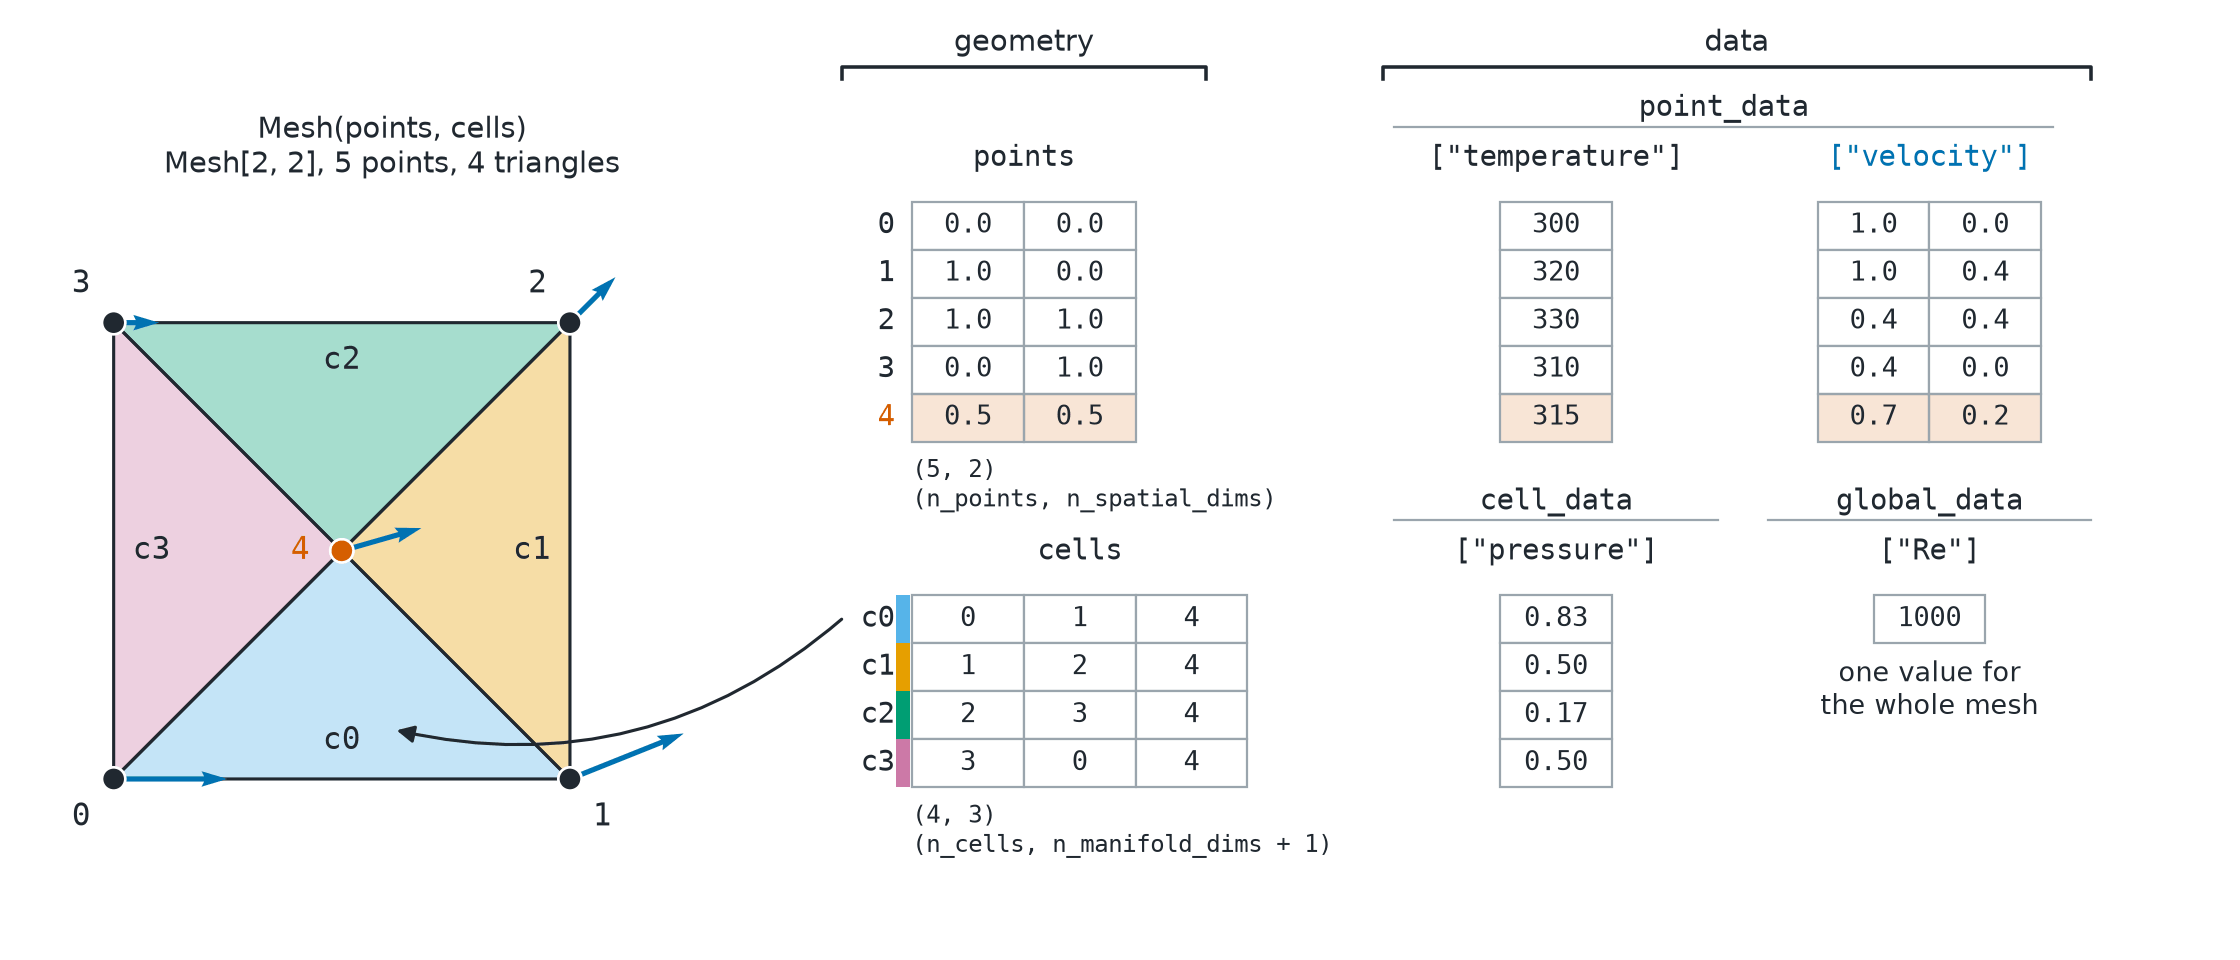

Generate this figure with Python:
# SPDX-FileCopyrightText: Copyright (c) 2023 - 2026 NVIDIA CORPORATION & AFFILIATES.
# SPDX-FileCopyrightText: All rights reserved.
# SPDX-License-Identifier: Apache-2.0
#
# Licensed under the Apache License, Version 2.0 (the "License");
# you may not use this file except in compliance with the License.
# You may obtain a copy of the License at
#
# http://www.apache.org/licenses/LICENSE-2.0
#
# Unless required by applicable law or agreed to in writing, software
# distributed under the License is distributed on an "AS IS" BASIS,
# WITHOUT WARRANTIES OR CONDITIONS OF ANY KIND, either express or implied.
# See the License for the specific language governing permissions and
# limitations under the License.

"""Draw a five-point mesh beside the tensors that store it: geometry and data."""

from pathlib import Path

import matplotlib.pyplot as plt
import torch
from _style import (
    EDGE,
    FIXED,
    FOURTH,
    RESULT,
    SECOND,
    SECOND_FILL,
    TEXT,
    clean_axis,
    save,
)
from matplotlib.collections import PolyCollection
from matplotlib.colors import to_rgba
from matplotlib.patches import ConnectionPatch, Rectangle

from physicsnemo.mesh import Mesh

OUTPUT = Path(__file__).parent / "mesh_data_model.png"

MONO = {"family": "DejaVu Sans Mono"}
CELL_COLORS = [SECOND_FILL, FOURTH, FIXED, "#cc79a7"]  # Okabe-Ito, one per triangle
ROW = 0.5  # table row height, in table-axis units
COL = 0.95  # table column width


def _build():
    """A unit square split into four triangles around its center, with data."""

    points = torch.tensor([[0.0, 0.0], [1.0, 0.0], [1.0, 1.0], [0.0, 1.0], [0.5, 0.5]])
    cells = torch.tensor([[0, 1, 4], [1, 2, 4], [2, 3, 4], [3, 0, 4]])
    mesh = Mesh(points=points, cells=cells)
    x, y = mesh.points.unbind(-1)
    mesh.point_data["temperature"] = 300.0 + 20.0 * x + 10.0 * y
    mesh.point_data["velocity"] = torch.stack([1.0 - 0.6 * y, 0.4 * x], dim=-1)
    mesh.cell_data["pressure"] = 1.0 - mesh.cell_centroids[:, 1]
    mesh.global_data["Re"] = torch.tensor(1000.0)
    return mesh


def _table(axis, x, y, values, fmt, header, color=TEXT, row_colors=None, mark=None):
    """Draw a tensor as a grid of boxes. ``(x, y)`` is the top-left corner."""

    values = values.reshape(values.shape[0], -1)
    n_rows, n_cols = values.shape
    axis.text(
        x + n_cols * COL / 2,
        y + 0.3,
        header,
        ha="center",
        va="bottom",
        color=color,
        **MONO,
    )
    for i in range(n_rows):
        top = y - i * ROW
        if row_colors is not None:
            axis.add_patch(
                Rectangle((x - 0.14, top - ROW), 0.12, ROW, color=row_colors[i], lw=0)
            )
        for j in range(n_cols):
            axis.add_patch(
                Rectangle(
                    (x + j * COL, top - ROW),
                    COL,
                    ROW,
                    facecolor=to_rgba(RESULT, 0.16) if i == mark else "white",
                    edgecolor=EDGE,
                    linewidth=1.0,
                )
            )
            axis.text(
                x + (j + 0.5) * COL,
                top - ROW / 2,
                fmt.format(float(values[i, j])),
                ha="center",
                va="center",
                fontsize=12,
                **MONO,
            )
    return x + n_cols * COL


def _bracket(axis, x0, x1, y, text, color):
    """A horizontal bracket above a group of tables, with a label."""

    axis.plot([x0, x0, x1, x1], [y - 0.12, y, y, y - 0.12], color=color, lw=1.6)
    axis.text((x0 + x1) / 2, y + 0.1, text, ha="center", va="bottom", color=color)


def main():
    """Generate the documentation image."""

    mesh = _build()
    points = mesh.points.numpy()

    figure = plt.figure(figsize=(14.0, 6.0))
    mesh_axis = figure.add_axes((0.01, 0.08, 0.33, 0.74))
    table_axis = figure.add_axes((0.36, 0.02, 0.63, 0.96))

    ### The mesh: one color per triangle, point and cell labels, velocity arrows
    mesh_axis.add_collection(
        PolyCollection(
            points[mesh.cells.numpy()],
            facecolors=[to_rgba(c, 0.35) for c in CELL_COLORS],
            edgecolors=TEXT,
            linewidths=1.4,
        )
    )
    for c, centroid in enumerate(mesh.cell_centroids.numpy()):
        offset = 0.25 * (centroid - points[4])
        mesh_axis.text(
            *(centroid + offset), f"c{c}", ha="center", va="center", fontsize=14, **MONO
        )
    velocity = mesh.point_data["velocity"].numpy()
    mesh_axis.quiver(
        points[:, 0],
        points[:, 1],
        velocity[:, 0],
        velocity[:, 1],
        color=SECOND,
        scale=6.5,
        width=0.007,
        zorder=3,
    )
    colors = [TEXT] * 4 + [RESULT]
    mesh_axis.scatter(
        points[:, 0], points[:, 1], s=110, c=colors, edgecolor="white", lw=1.2, zorder=4
    )
    for i, (px, py) in enumerate(points):
        dx = -0.05 if px < 0.75 or i == 2 else 0.05
        dy = -0.05 if py < 0.75 else 0.05
        if i == 4:
            dx, dy = -0.07, 0.0
        mesh_axis.text(
            px + dx,
            py + dy,
            str(i),
            ha="right" if dx < 0 else "left",
            va="center" if i == 4 else ("top" if dy < 0 else "bottom"),
            fontsize=14,
            color=colors[i],
            **MONO,
        )
    clean_axis(mesh_axis, ((-0.2, 1.42), (-0.2, 1.3)))
    mesh_axis.set_title(
        "Mesh(points, cells)\n"
        f"Mesh[{mesh.n_manifold_dims}, {mesh.n_spatial_dims}], "
        f"{mesh.n_points} points, {mesh.n_cells} triangles"
    )

    ### The tensors: geometry on the left, data on the right
    axis = table_axis
    axis.set_xlim(0.0, 12.0)
    axis.set_ylim(0.2, 9.8)
    axis.set_axis_off()

    top_points, top_cells = 7.9, 3.8
    x_geometry, x_data = 0.9, 5.9
    small = {"va": "top", "fontsize": 11, **MONO}
    for i in range(mesh.n_points):
        y = top_points - (i + 0.5) * ROW
        axis.text(0.75, y, str(i), ha="right", va="center", color=colors[i], **MONO)
    end = _table(axis, x_geometry, top_points, mesh.points, "{:.1f}", "points", mark=4)
    shape = f"{tuple(mesh.points.shape)}\n(n_points, n_spatial_dims)"
    axis.text(x_geometry, top_points - 5 * ROW - 0.15, shape, **small)
    for c in range(mesh.n_cells):
        y = top_cells - (c + 0.5) * ROW
        axis.text(0.75, y, f"c{c}", ha="right", va="center", **MONO)
    _table(
        axis,
        x_geometry,
        top_cells,
        mesh.cells,
        "{:.0f}",
        "cells",
        row_colors=CELL_COLORS,
    )
    shape = f"{tuple(mesh.cells.shape)}\n(n_cells, n_manifold_dims + 1)"
    axis.text(x_geometry, top_cells - 4 * ROW - 0.15, shape, **small)

    def group(x0, x1, y, name):
        """The name of a data dictionary over its tables."""

        axis.text((x0 + x1) / 2, y + 0.82, name, ha="center", va="bottom", **MONO)
        axis.plot([x0, x1], [y + 0.78, y + 0.78], color=EDGE, lw=1.0)

    x_velocity = x_data + 2.7
    _table(
        axis,
        x_data,
        top_points,
        mesh.point_data["temperature"],
        "{:.0f}",
        '["temperature"]',
        mark=4,
    )
    end_data = _table(
        axis,
        x_velocity,
        top_points,
        mesh.point_data["velocity"],
        "{:.1f}",
        '["velocity"]',
        color=SECOND,
        mark=4,
    )
    group(x_data - 0.9, end_data + 0.1, top_points, "point_data")
    _table(
        axis, x_data, top_cells, mesh.cell_data["pressure"], "{:.2f}", '["pressure"]'
    )
    group(x_data - 0.9, x_data + COL + 0.9, top_cells, "cell_data")
    x_global = x_velocity + COL / 2
    _table(
        axis, x_global, top_cells, mesh.global_data["Re"].reshape(1), "{:.0f}", '["Re"]'
    )
    group(x_global - 0.9, x_global + COL + 0.9, top_cells, "global_data")
    axis.text(
        x_global + COL / 2,
        top_cells - ROW - 0.15,
        "one value for\nthe whole mesh",
        ha="center",
        va="top",
        fontsize=12,
    )

    _bracket(axis, 0.3, end + 0.6, 9.3, "geometry", TEXT)
    _bracket(axis, x_data - 1.0, x_global + COL + 0.9, 9.3, "data", TEXT)

    ### A link from the first row of cells to its triangle
    figure.add_artist(
        ConnectionPatch(
            xyA=(0.3, top_cells - 0.5 * ROW),
            coordsA=axis.transData,
            xyB=tuple(mesh.cell_centroids[0].numpy() + [0.12, -0.06]),
            coordsB=mesh_axis.transData,
            arrowstyle="-|>",
            color=TEXT,
            lw=1.4,
            mutation_scale=16,
            connectionstyle="arc3,rad=-0.25",
        )
    )
    save(figure, OUTPUT)


if __name__ == "__main__":
    main()
